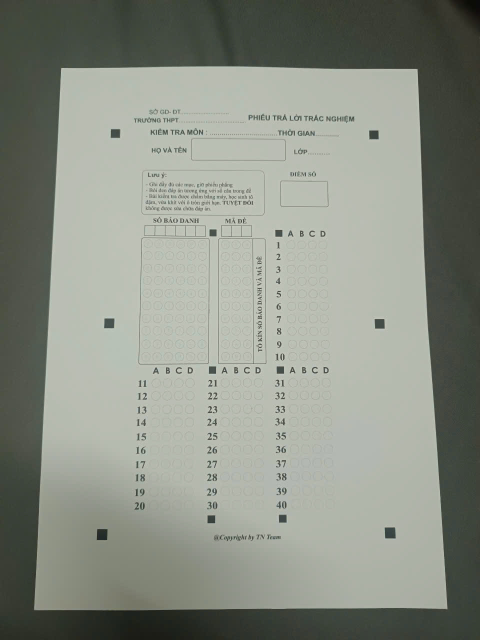
#> input picture DO_AN1/test.jpg, 960 x 1280 px (shown at 1/2 size); its folder holds only this picture in this run
$ python -i test.py   (imports and definitions only)
#> lines starting #> are read from the running program, lines starting #| are printed output that depends on the picture; after the words box and inside, x2 and y2 are one past the last pixel; in counts of white or black regions, pixels touching at a corner belong together
import cv2
import Tinh_Gon_Code as TGC
import imutils
import numpy as np

DEBUG_WINDOWS = False


def _show_debug_image(title, image):
    if not DEBUG_WINDOWS:
        return
    cv2.imshow(title, image)
    cv2.waitKey(0)
    cv2.destroyAllWindows()


def chuanHoa_LeA4(pts):
    rect = np.zeros((4, 2), dtype="float32")
    s = pts.sum(axis=1)
    diff = np.diff(pts, axis=1)
    rect[0] = pts[np.argmin(s)]
    rect[2] = pts[np.argmax(s)]
    rect[1] = pts[np.argmin(diff)]
    rect[3] = pts[np.argmax(diff)]
    return rect


def Tim_4_Moc_Dinh_Vi2(anhDaPhoiVienA4, gioihan_duoi=200, gioihan_tren=900, tra_tam=False):
    gray = cv2.cvtColor(anhDaPhoiVienA4, cv2.COLOR_BGR2GRAY)
    tuongphan = cv2.convertScaleAbs(gray, alpha=1.6, beta=-80)
    blur = cv2.GaussianBlur(tuongphan, (5, 5), 0)

    thresh = cv2.adaptiveThreshold(
        blur,
        255,
        cv2.ADAPTIVE_THRESH_GAUSSIAN_C,
        cv2.THRESH_BINARY_INV,
        31,
        10,
    )

    _show_debug_image("adaptive threshold", imutils.resize(thresh.copy(), height=750))

    cnts = cv2.findContours(thresh, cv2.RETR_LIST, cv2.CHAIN_APPROX_SIMPLE)
    cnts = imutils.grab_contours(cnts)

    centers = []
    for contour in cnts:
        area = cv2.contourArea(contour)
        if not (gioihan_duoi < area < gioihan_tren):
            continue

        hull = cv2.convexHull(contour)
        hull_area = cv2.contourArea(hull)
        if hull_area == 0:
            continue

        solidity = float(area) / hull_area
        if solidity < 0.8:
            continue

        peri = cv2.arcLength(contour, True)
        approx = cv2.approxPolyDP(contour, 0.02 * peri, True)
        if not (4 <= len(approx) <= 5):
            continue

        moments = cv2.moments(approx)
        if moments["m00"] == 0:
            continue

        cx = int(moments["m10"] / moments["m00"])
        cy = int(moments["m01"] / moments["m00"])
        centers.append((cx, cy))

    print("Toa do cac moc dinh vi tim duoc:")
    print(centers)

    output = anhDaPhoiVienA4.copy()
    for (cx, cy) in centers:
        cv2.circle(output, (cx, cy), 5, (0, 255, 255), -1)
    _show_debug_image("cac moc dinh vi", imutils.resize(output, height=750))

    if tra_tam:
        return centers

    pts_4 = np.array(centers, dtype="float32")
    if len(pts_4) < 4:
        print("KHONG DU CAC MOC 4 MOC DINH VI, CHI TIM DUOC", len(pts_4), "moc")
        return None

    return chuanHoa_LeA4(pts_4)


def PhoiCanh(pst, original_img):
    (tl, tr, br, bl) = pst

    widthA = np.sqrt(((br[0] - bl[0]) ** 2) + ((br[1] - bl[1]) ** 2))
    widthB = np.sqrt(((tr[0] - tl[0]) ** 2) + ((tr[1] - tl[1]) ** 2))
    maxWidth = max(int(widthA), int(widthB))

    heightA = np.sqrt(((tr[0] - br[0]) ** 2) + ((tr[1] - br[1]) ** 2))
    heightB = np.sqrt(((tl[0] - bl[0]) ** 2) + ((tl[1] - bl[1]) ** 2))
    maxHeight = max(int(heightA), int(heightB))

    dst = np.array(
        [
            [-8, -8],
            [maxWidth + 8, -8],
            [maxWidth + 8, maxHeight + 8],
            [-8, maxHeight + 8],
        ],
        dtype="float32",
    )

    matrix = cv2.getPerspectiveTransform(pst, dst)
    warped = cv2.warpPerspective(original_img, matrix, (maxWidth, maxHeight))
    _show_debug_image("anh da phoi canh", imutils.resize(warped, height=750))
    return warped


def XuLyAnh(img_path):
#> called with img_path = 'test.jpg'
    imgcopy = cv2.imread(img_path)
#> imgcopy is the input picture: shape (1280, 960, 3); mean B, G, R 132.8, 143.5, 138.7
    if imgcopy is None:
        raise ValueError(f"Khong doc duoc anh tu duong dan: {img_path}")

    resized = imutils.resize(imgcopy, height=1280)
    mocDinhVi = Tim_4_Moc_Dinh_Vi2(resized)
#> in Tim_4_Moc_Dinh_Vi2, `thresh = cv2.adaptiveThreshold( blur, 255, cv2.ADAPTIVE_THRESH_GAUSSIA..`:
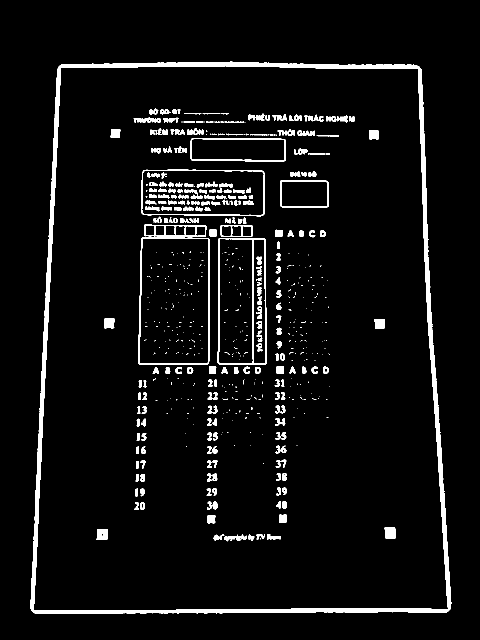
#> thresh: shape (1280, 960) (shown at 1/2 size); 5.2% white; 607 white regions (369 under 20 px)
#> in Tim_4_Moc_Dinh_Vi2, `cnts = cv2.findContours(thresh, cv2.RETR_LIST, cv2.CHAIN_APPROX_SIMPLE)`: cnts = 684 contours, 426 with area under 20; largest, box (x1, y1, x2, y2) and area: (61, 123, 903, 1228) 857664, (66, 131, 897, 1222) 832299, (276, 474, 420, 730) 35276, (278, 476, 418, 728) 33842, (435, 476, 534, 729) 24057
#> the loop in Tim_4_Moc_Dinh_Vi2, `for contour in cnts:` made 684 passes
#> area on passes 2, 3, 5: 72, 70, 31
#> after the loop in Tim_4_Moc_Dinh_Vi2, `for contour in cnts:`: centers = [(203, 1068), (779, 1065), (422, 1038), (565, 1036), (759, 647), (218, 646), (400, 461), (492, 461), (380, 461), (747, 269), (230, 266)]
#| [(203, 1068), (779, 1065), (422, 1038), (565, 1036), (759, 647), (218, 646), (400, 461), (492, 461), (380, 461), (747, 269), (230, 266)]
#> the loop in Tim_4_Moc_Dinh_Vi2, `for (cx, cy) in centers:` made 11 passes
#> after the loop in Tim_4_Moc_Dinh_Vi2, `for (cx, cy) in centers:`:
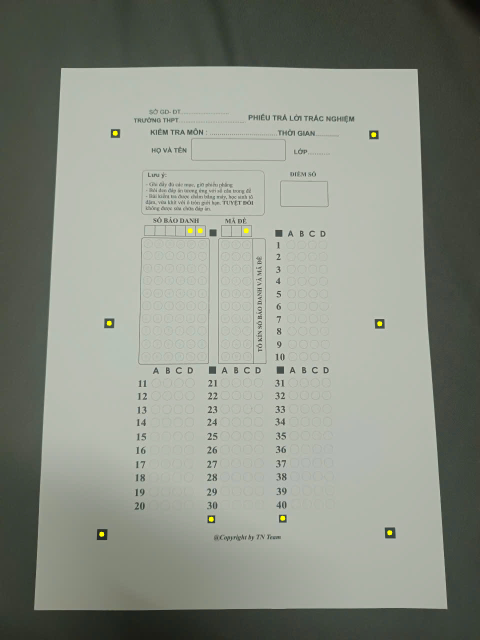
#> output: shape (1280, 960, 3) (shown at 1/2 size); 0.07% of pixels changed, all inside (x1, y1, x2, y2) = (198, 261, 785, 1074)
#> in Tim_4_Moc_Dinh_Vi2, `pts_4 = np.array(centers, dtype="float32")`: pts_4 = [[203, 1068], [779, 1065], [422, 1038], [565, 1036], [759, 647], [218, 646], [400, 461], [492, 461], [380, 461], [747, 269], [230, 266]]
#> in chuanHoa_LeA4, `s = pts.sum(axis=1)`: s = [1271, 1844, 1460, 1601, 1406, 864, 861, 953, 841, 1016, 496]
#> in chuanHoa_LeA4, `diff = np.diff(pts, axis=1)`: diff = [865, 286, 616, 471, -112, 428, 61, -31, 81, -478, 36]
#> mocDinhVi = [[230, 266], [747, 269], [779, 1065], [203, 1068]]
    if mocDinhVi is None or len(mocDinhVi) < 4:
        raise ValueError("Khong tim duoc du 4 moc dinh vi tren anh.")

    warped = PhoiCanh(mocDinhVi, resized)
#> in PhoiCanh, `(tl, tr, br, bl) = pst`: tl = [230, 266]; tr = [747, 269]; br = [779, 1065]; bl = [203, 1068]
#> in PhoiCanh, `widthA = np.sqrt(((br[0] - bl[0]) ** 2) + ((br[1] - bl[1]) ** 2))`: widthA = 576
#> in PhoiCanh, `widthB = np.sqrt(((tr[0] - tl[0]) ** 2) + ((tr[1] - tl[1]) ** 2))`: widthB = 517
#> in PhoiCanh, `maxWidth = max(int(widthA), int(widthB))`: maxWidth = 576
#> in PhoiCanh, `heightA = np.sqrt(((tr[0] - br[0]) ** 2) + ((tr[1] - br[1]) ** 2))`: heightA = 796.6
#> in PhoiCanh, `heightB = np.sqrt(((tl[0] - bl[0]) ** 2) + ((tl[1] - bl[1]) ** 2))`: heightB = 802.5
#> in PhoiCanh, `maxHeight = max(int(heightA), int(heightB))`: maxHeight = 802
#> in PhoiCanh, `dst = np.array( [ [-8, -8], [maxWidth + 8, -8], [maxWidth + 8, maxHeig..`: dst = [[-8, -8], [584, -8], [584, 810], [-8, 810]]
#> in PhoiCanh, `matrix = cv2.getPerspectiveTransform(pst, dst)`: matrix = [[1.18, 0.0385, -289.3], [-0.00671, 1.18, -319.6], [-1.51e-05, 0.000148, 1]]
    cacMocNho = Tim_4_Moc_Dinh_Vi2(warped, gioihan_duoi=200, gioihan_tren=700, tra_tam=True)
#> call 2 of Tim_4_Moc_Dinh_Vi2, with gioihan_duoi = 200, gioihan_tren = 700, tra_tam = True
#> in Tim_4_Moc_Dinh_Vi2 (call 2), `tuongphan = cv2.convertScaleAbs(gray, alpha=1.6, beta=-80)`:
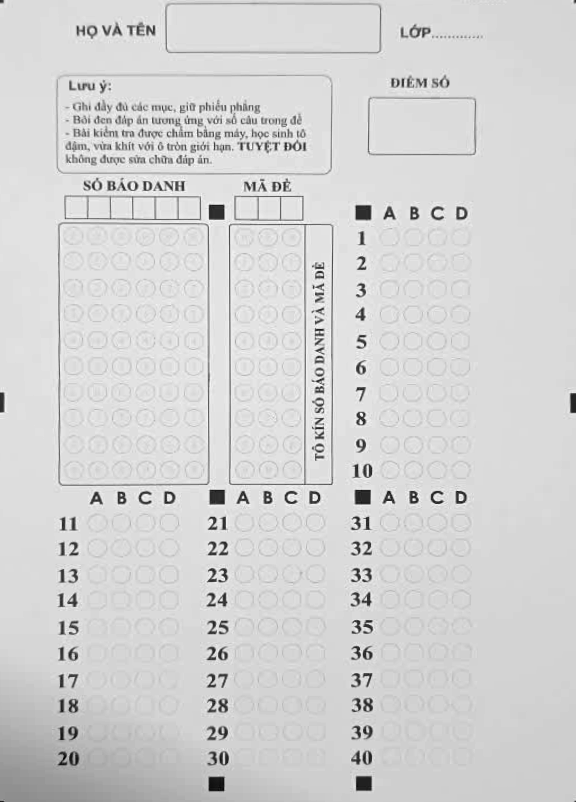
#> tuongphan: shape (802, 576); min 2, max 255, mean 211.6
#> in Tim_4_Moc_Dinh_Vi2 (call 2), `thresh = cv2.adaptiveThreshold( blur, 255, cv2.ADAPTIVE_THRESH_GAUSSIA..`:
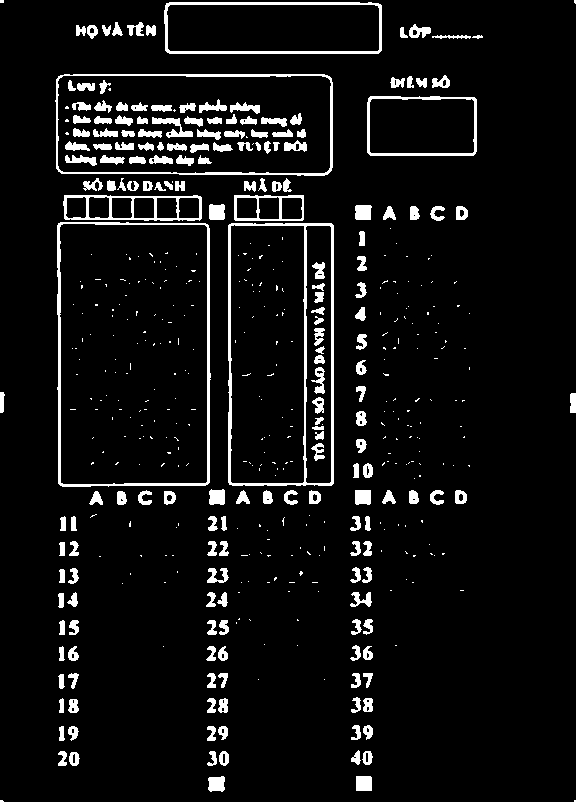
#> thresh: shape (802, 576); 6.7% white; 494 white regions (304 under 20 px)
#> in Tim_4_Moc_Dinh_Vi2 (call 2), `cnts = cv2.findContours(thresh, cv2.RETR_LIST, cv2.CHAIN_APPROX_SIMPLE)`: cnts = 557 contours, 341 with area under 20; largest, box (x1, y1, x2, y2) and area: (57, 222, 211, 487) 39720, (59, 223, 208, 485) 38188, (55, 74, 333, 176) 27440, (228, 223, 334, 486) 27415, (57, 75, 332, 174) 26420
#> the loop in Tim_4_Moc_Dinh_Vi2 (call 2), `for contour in cnts:` made 557 passes
#> area on passes 6 to 8: 28, 26.5, 28
#> after the loop in Tim_4_Moc_Dinh_Vi2 (call 2), `for contour in cnts:`: centers = [(363, 783), (362, 496), (216, 496), (362, 212), (216, 211), (246, 207), (166, 207)]
#| [(363, 783), (362, 496), (216, 496), (362, 212), (216, 211), (246, 207), (166, 207)]
#> the loop in Tim_4_Moc_Dinh_Vi2 (call 2), `for (cx, cy) in centers:` made 7 passes
#> after the loop in Tim_4_Moc_Dinh_Vi2 (call 2), `for (cx, cy) in centers:`:
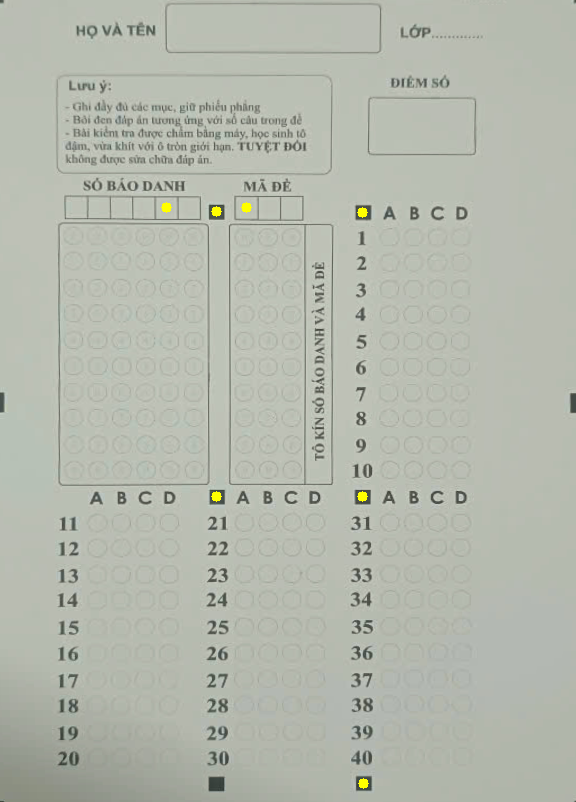
#> output: shape (802, 576, 3); mean B, G, R 173.6, 184.9, 180.4
#> cacMocNho has the same summary as centers in Tim_4_Moc_Dinh_Vi2

    # Ve cac moc nho tim duoc len anh da phoi canh
    for (cx, cy) in cacMocNho:
        cv2.circle(warped, (int(cx), int(cy)), 10, (0, 255, 255), -1)
#> this loop made 7 passes
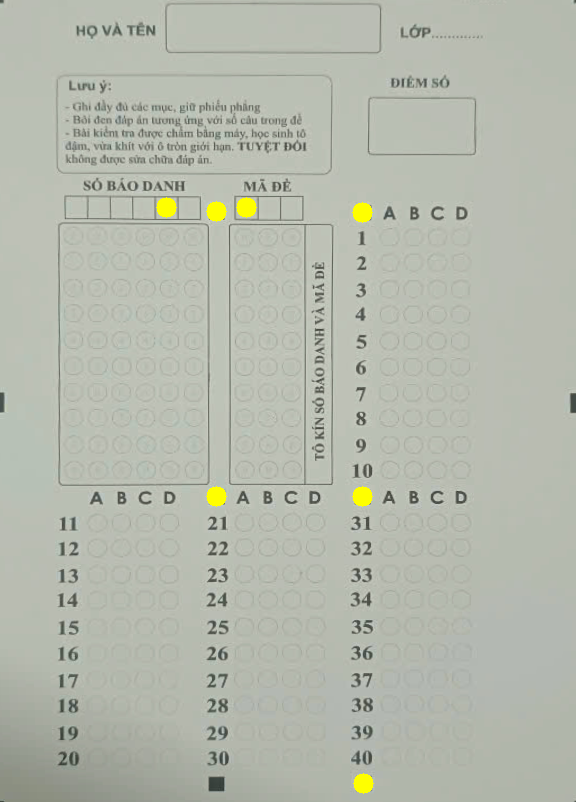
#> warped: shape (802, 576, 3); mean B, G, R 173.2, 185.3, 180.8

    h, w = warped.shape[:2]
#> h = 802; w = 576
    sbd_x1 = int(0.1 * w)
#> sbd_x1 = 57
    sbd_y1 = int(0.27 * h)
#> sbd_y1 = 216
    sbd_x2 = int(0.36 * w)
#> sbd_x2 = 207
    sbd_y2 = int(0.6 * h)
#> sbd_y2 = 481

    # Ve hinh chu nhat quanh vung SBD
    cv2.rectangle(warped, (sbd_x1, sbd_y1), (sbd_x2, sbd_y2), (0, 255, 0), 2)
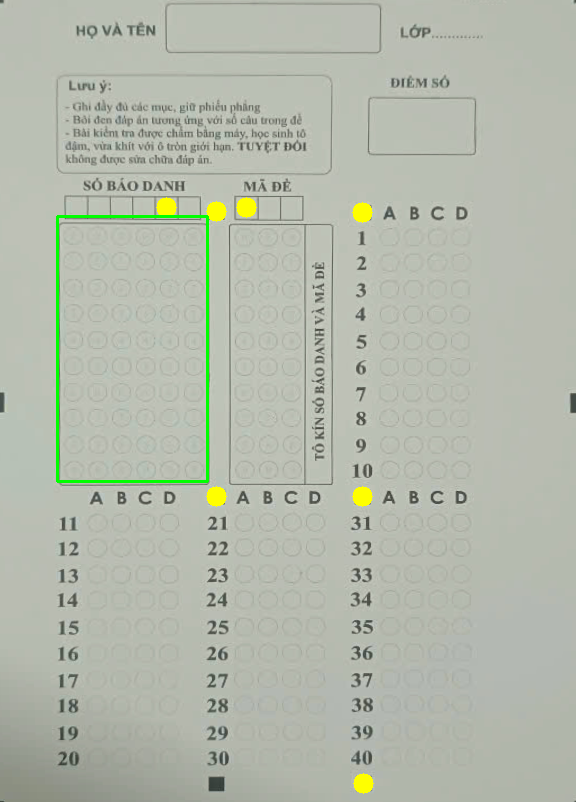
#> warped: shape (802, 576, 3); 0.54% of pixels changed, all inside (x1, y1, x2, y2) = (56, 215, 209, 483)
    _show_debug_image("SBD REGION", imutils.resize(warped, height=750))
    return warped


# if __name__ == "__main__":
#     ket_qua = XuLyAnh("now.jpg")
#     print(ket_qua.shape)

>>> result = XuLyAnh('test.jpg')

$ run again, on DO_AN1/now.jpg
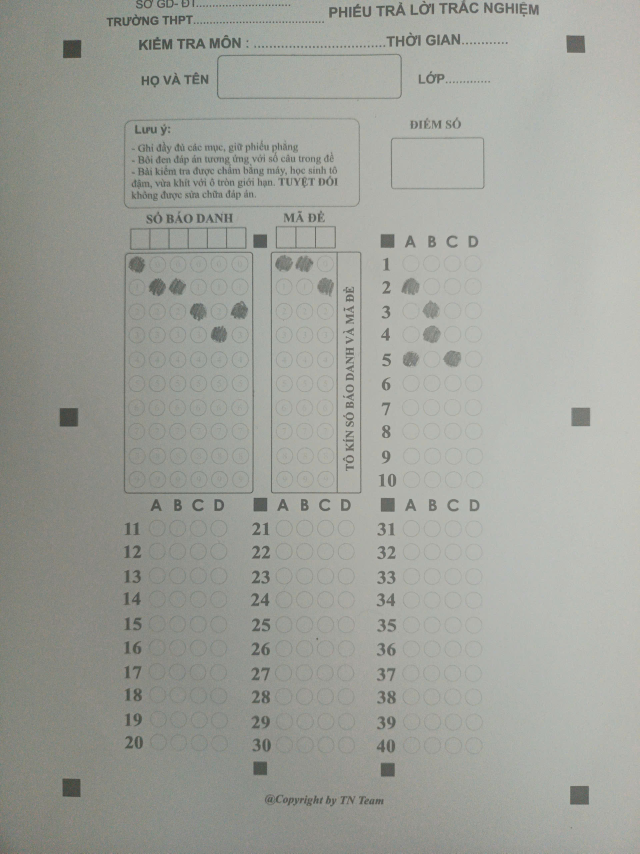
#> input picture DO_AN1/now.jpg, 1920 x 2560 px (shown at 1/3 size)
#> in XuLyAnh, imgcopy is the input picture: shape (2560, 1920, 3); mean B, G, R 154.7, 161.1, 159.2
#> in Tim_4_Moc_Dinh_Vi2, `thresh = cv2.adaptiveThreshold( blur, 255, cv2.ADAPTIVE_THRESH_GAUSSIA..`:
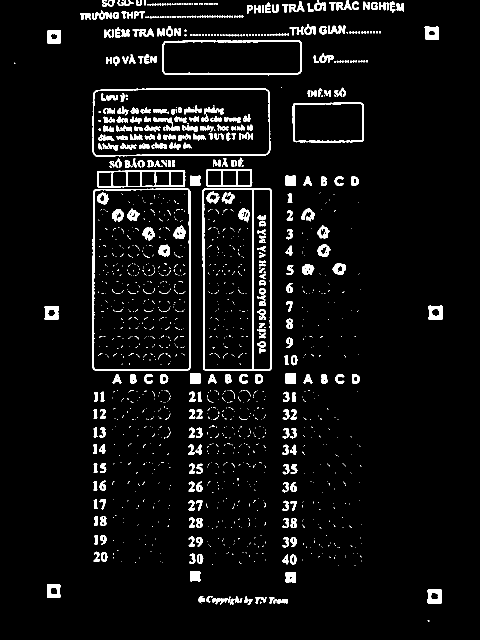
#> thresh: shape (1280, 960) (shown at 1/2 size); 5.4% white; 1432 white regions (1125 under 20 px)
#> cnts = 1591 contours, 1219 with area under 20; largest, box (x1, y1, x2, y2) and area: (185, 377, 382, 741) 70502, (187, 379, 379, 739) 68206, (405, 376, 543, 741) 49519, (185, 176, 541, 314) 47074, (187, 178, 539, 312) 45492
#> the loop in Tim_4_Moc_Dinh_Vi2, `for contour in cnts:` made 1591 passes
#> area on passes 5 to 7: 76.5, 75, 44.5
#> after the loop in Tim_4_Moc_Dinh_Vi2, `for contour in cnts:`: centers = [(868, 1192), (106, 1181), (581, 1154), (390, 1151), (580, 756), (389, 756), (102, 625), (870, 625), (581, 361), (390, 361), (267, 357), (238, 357), (353, 356), (324, 356), (487, 355), (458, 355), (428, 355), (107, 72), (863, 65)]
#> (printed output is left out)
#> the loop in Tim_4_Moc_Dinh_Vi2, `for (cx, cy) in centers:` made 19 passes
#> pts_4 = 19 rows, first 8: [868, 1192], [106, 1181], [581, 1154], [390, 1151], [580, 756], [389, 756], [102, 625], [870, 625]
#> s = 19 values, max 2060 at index 0, min 179 at index 17, mean 1009.1
#> diff = 19 values, max 1075 at index 1, min -798 at index 18, mean 126.7
#> mocDinhVi = [[107, 72], [863, 65], [868, 1192], [106, 1181]]
#> tl = [107, 72]; tr = [863, 65]; br = [868, 1192]; bl = [106, 1181]
#> widthA = 762.1
#> widthB = 756
#> maxWidth = 762
#> heightA = 1127
#> heightB = 1109
#> maxHeight = 1127
#> dst = [[-8, -8], [770, -8], [770, 1135], [-8, 1135]]
#> matrix = [[1.05, 0.000889, -120.3], [0.00947, 1.04, -84.03], [2.15e-05, 7.1e-06, 1]]
#> gray: shape (1127, 762)
#> tuongphan: shape (1127, 762)
#> blur: shape (1127, 762)
#> thresh: shape (1127, 762); 6.4% white; 1032 white regions (791 under 20 px)
#> cnts = 1157 contours, 858 with area under 20; largest, box (x1, y1, x2, y2) and area: (74, 309, 277, 683) 74872, (76, 311, 274, 681) 72504, (301, 309, 443, 682) 51950, (73, 102, 441, 243) 50151, (75, 104, 439, 241) 48464
#> the loop in Tim_4_Moc_Dinh_Vi2 (call 2), `for contour in cnts:` made 1157 passes
#> area on passes 3, 18, 20: 28.5, 72, 59
#| [(284, 1101), (480, 1100), (285, 697), (481, 697), (481, 292), (285, 292)]
#> the loop in Tim_4_Moc_Dinh_Vi2 (call 2), `for (cx, cy) in centers:` made 6 passes
#> (cx, cy) on passes 1 to 6: (284, 1101), (480, 1100), (285, 697), (481, 697), (481, 292), (285, 292)
#> cacMocNho = [(284, 1101), (480, 1100), (285, 697), (481, 697), (481, 292), (285, 292)]
#> the loop in XuLyAnh, `for (cx, cy) in cacMocNho:` made 6 passes
#> in XuLyAnh, `cv2.rectangle(warped, (sbd_x1, sbd_y1), (sbd_x2, sbd_y2), (0, 255, 0),..`:
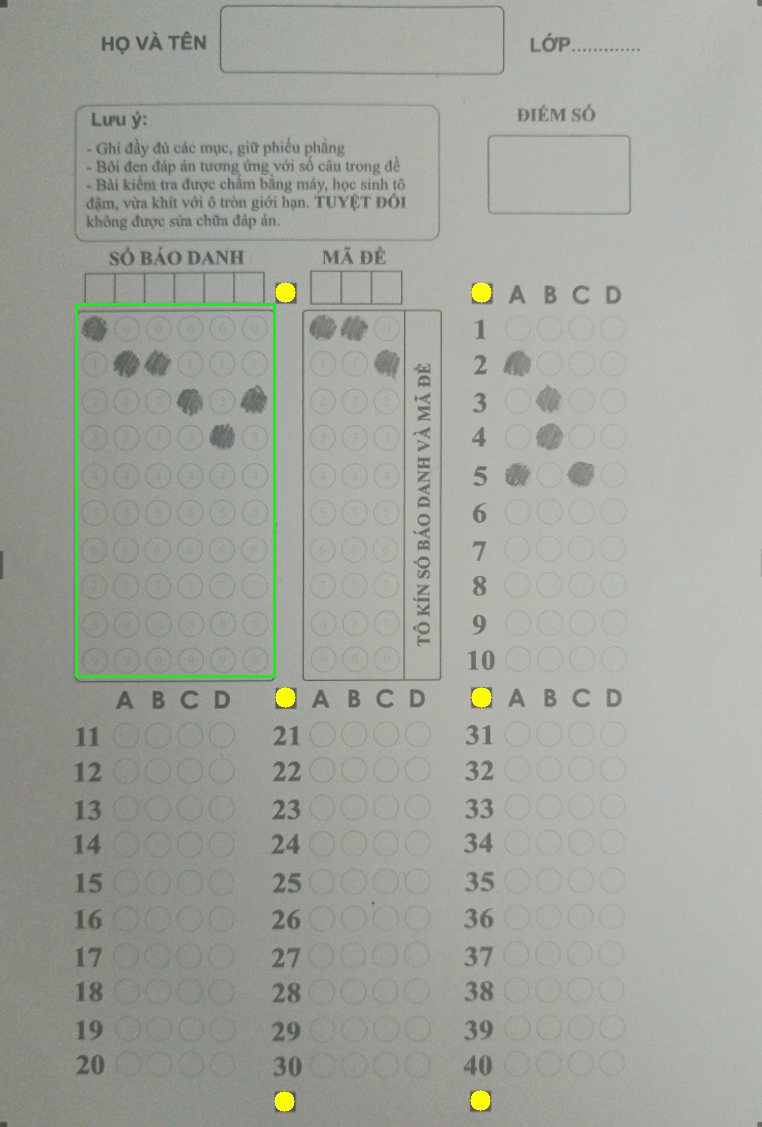
#> warped: shape (1127, 762, 3); mean B, G, R 156.6, 164.3, 161.2
